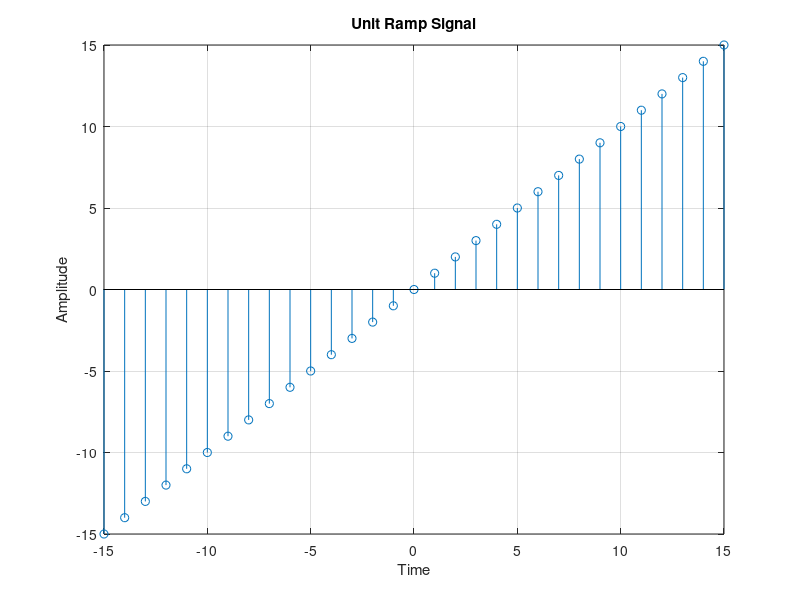

Reproduce this figure in MATLAB.
%Prithviraj_2254901101
clc;clear all;close all;
n=-15:1:15;
x=n;
stem(n,x);
xlabel('Time');
ylabel('Amplitude');
title('Unit Ramp Signal');
grid on;